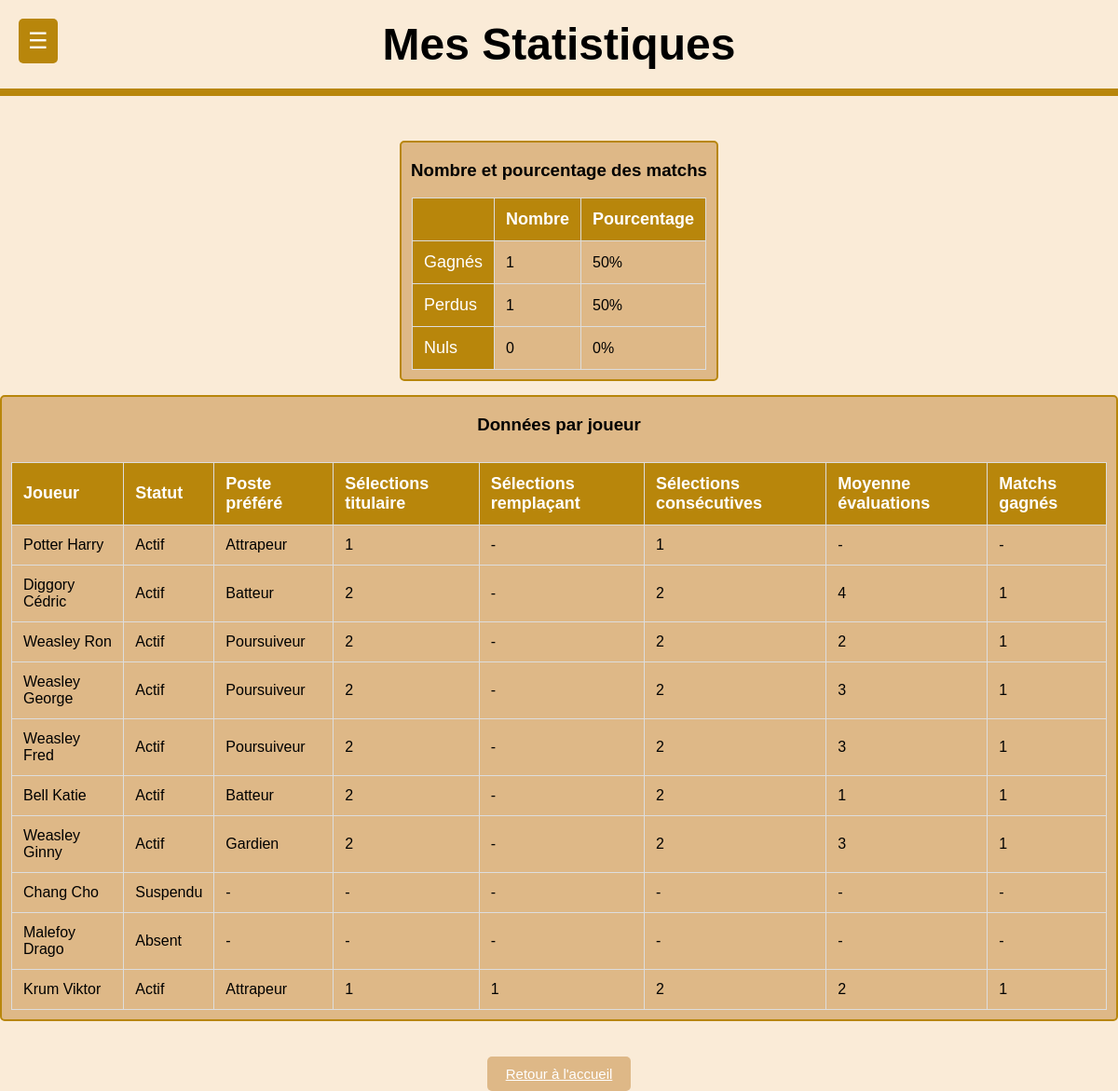
Page /php/pages/PageStatistiques.php (signed in) on the committed database.
### tables this page shows
CREATE TABLE IF NOT EXISTS Joueur(
   Numero_licence INT ,
   Nom VARCHAR(30) ,
   Prenom VARCHAR(30) ,
   Date_naissance DATE,
   Taille DECIMAL(4,1)  ,
   Poids DECIMAL(4,1)  ,
   Statut ENUM('Actif', 'Blessé', 'Suspendu', 'Absent') DEFAULT 'Actif',
   Photo VARCHAR(51),
   PRIMARY KEY(Numero_licence)
);

### php/requetesSql.php (called while the page is built, shortened)
<?php
        $select_joueur = "SELECT Numero_licence, Nom, Prenom, Statut, photo FROM Joueur";
        $select_match_concat_date_heure="SELECT Date_Match, Heure, Lieu_Rencontre, Nom_Equipe_Adverse, Resultat_Equipe, Resultat_Equipe_Adverse, Id_Match FROM Match_ WHERE CONCAT(Date_Match,' ',Heure) < :current_datetime";
        $poste_prefere ="SELECT p.Poste
                        FROM Participer p JOIN Joueur j ON p.Numero_licence = j.Numero_licence WHERE p.Id_Match = (
                        SELECT MAX(Id_Match) FROM Participer WHERE Numero_licence = p.Numero_licence )
                        AND j.Numero_licence = ?";
        $nb_titulaire ="SELECT COUNT(p.Titulaire) AS Titulaire
                        FROM Participer p
                        JOIN Joueur j ON p.Numero_licence = j.Numero_licence
                        WHERE p.Titulaire = 1
                        AND j.Numero_licence = ?
                        GROUP BY j.Numero_licence";
        $nb_remplacant ="SELECT COUNT(p.Titulaire) AS Remplacant
                        FROM Participer p
                        JOIN Joueur j ON p.Numero_licence = j.Numero_licence
                        WHERE p.Titulaire = 0
                        AND j.Numero_licence = ?
                        GROUP BY j.Numero_licence";
        $nb_selec_consecutive ="WITH OrderedMatches AS (SELECT p.Numero_licence, m.Id_Match, m.Date_Match,
                                ROW_NUMBER() OVER (PARTITION BY p.Numero_licence ORDER BY m.Date_Match) AS rn
                                FROM Participer p JOIN Match_ m ON p.Id_Match = m.Id_Match WHERE p.Numero_licence = ? ),
                                ConsecutiveGroups AS (SELECT  Numero_licence, Id_Match, Date_Match, rn, DATE_SUB(Date_Match, INTERVAL rn DAY) AS grp
                                FROM OrderedMatches)
                                SELECT Numero_licence, COUNT(*) AS ConsecutiveSelections FROM ConsecutiveGroups
                                GROUP BY Numero_licence, grp ORDER BY ConsecutiveSelections DESC LIMIT 1";
        $moyenne_eval ="SELECT p.Numero_licence, AVG(p.Evaluation) AS Moyenne_Evaluation
                        FROM Participer p
                        JOIN Joueur j ON p.Numero_licence = j.Numero_licence
                        JOIN Match_ m ON p.Id_Match = m.Id_Match
                        WHERE p.Numero_licence = ?
                        AND m.Date_Match < CURDATE()
                        GROUP BY p.Numero_licence";
        $participation_match_gagne="SELECT
                                    p.Numero_licence, COUNT(*) AS Nombre_Participations_Matchs_Gagnes
                                    FROM Participer p
                                    JOIN Joueur j ON p.Numero_licence = j.Numero_licence
                                    JOIN Match_ m ON p.Id_Match = m.Id_Match
                                    WHERE p.Numero_licence = ?
                                    AND m.Resultat_Equipe > m.Resultat_Equipe_Adverse
                                    GROUP BY p.Numero_licence";
?>

### php/pages/PageStatistiques.php (the view, shortened to what this page needs)
<?php
require('../bd/ConnexionBD.php');
require('../requetesSql.php');
$stmt = $linkpdo->prepare($select_match_concat_date_heure);
$stmt->execute(['current_datetime' => date('Y-m-d H:i:s')]);
$matchs = $stmt->fetchAll(PDO::FETCH_ASSOC);
$stmt = $linkpdo->prepare($select_joueur);
$stmt->execute();
$joueurs = $stmt->fetchAll(PDO::FETCH_ASSOC);
function getDataFromQuery($linkpdo, $requete, $joueur, $paramAttendu){
    $stmt = $linkpdo->prepare($requete);
    $stmt->execute([$joueur["Numero_licence"]]);
    $result = $stmt->fetch(PDO::FETCH_ASSOC);
    if ($result == FALSE){
        return "-";
    } else {
        $temp_value = $result[$paramAttendu];
        if (is_numeric($temp_value)) {
            $temp_value = (int)floatval($temp_value);
        }
        return $temp_value;
    }
}
$matchs_gagnes = 0;
$matchs_perdus = 0;
$matchs_nuls = 0;
foreach ($matchs as $match) {
    if ($match['Resultat_Equipe'] > $match['Resultat_Equipe_Adverse']) {
        $matchs_gagnes++;
    } elseif ($match['Resultat_Equipe'] < $match['Resultat_Equipe_Adverse']) {
        $matchs_perdus++;
    } else {
        $matchs_nuls++;
    }
}
$nombre_total_match = count($matchs);
$pourcentage_matchs_gagnes = $nombre_total_match > 0 ? round(($matchs_gagnes / $nombre_total_match) * 100, 2) : 0;
$pourcentage_matchs_perdus = $nombre_total_match > 0 ? round(($matchs_perdus / $nombre_total_match) * 100, 2) : 0;
$pourcentage_matchs_nuls = $nombre_total_match > 0 ? round(($matchs_nuls / $nombre_total_match) * 100, 2) : 0;
?>
<!DOCTYPE html>
<html lang="fr">
<head>
    <link href="../css/Statistiques.css" rel="stylesheet">
</head>
<body>
<header>Mes Statistiques</header>
    <div class="menu-container">
        <button class="menu-button">☰</button>
    </div>
    <div class="grid">
        <div class="un">
            <h3> Nombre et pourcentage des matchs </h3>
            <table>
            <thead>
                <tr>
                    <th></th>
                    <th>Nombre</th>
                    <th>Pourcentage</th>
                </tr>
            </thead>
            <tbody>
            <tr>
                    <td class="type">Gagnés</td>
                    <td><?php echo $matchs_gagnes; ?></td>
                    <td><?php echo $pourcentage_matchs_gagnes; ?>%</td>
                </tr>
                <tr>
                    <td class="type">Perdus</td>
                    <td><?php echo $matchs_perdus; ?></td>
                    <td><?php echo $pourcentage_matchs_perdus; ?>%</td>
                </tr>
                <tr>
                    <td class="type">Nuls</td>
                    <td><?php echo $matchs_nuls; ?></td>
                    <td><?php echo $pourcentage_matchs_nuls; ?>%</td>
                </tr>
            </tbody>
            </table>
        </div>
        <div class="deux">
            <h3> Données par joueur </h3>
            <div style="display:flex;">
                <table>
                    <thead>
                        <tr>
                            <th>Joueur</th>
                            <th>Statut</th>
                            <th>Poste préféré</th>
                            <th>Sélections titulaire</th>
                            <th>Sélections remplaçant</th>
                            <th>Sélections consécutives</th>
                            <th>Moyenne évaluations</th>
                            <th>Matchs gagnés</th>
                        </tr>
                    </thead>
                    <tbody>
                        <?php foreach ($joueurs as $joueur) :?>
                        <tr>
                            <td><?php echo htmlspecialchars($joueur['Nom']).' '.htmlspecialchars($joueur['Prenom']); ?></td>
                            <td><?php echo htmlspecialchars($joueur['Statut']); ?></td>
                            <td><?php echo htmlspecialchars(getDataFromQuery($linkpdo, $poste_prefere, $joueur, "Poste")); ?></td>
                            <td><?php echo htmlspecialchars(getDataFromQuery($linkpdo, $nb_titulaire, $joueur, "Titulaire")); ?></td>
                            <td><?php echo htmlspecialchars(getDataFromQuery($linkpdo, $nb_remplacant, $joueur, "Remplacant")); ?></td>
                            <td><?php echo htmlspecialchars(getDataFromQuery($linkpdo, $nb_selec_consecutive, $joueur, "ConsecutiveSelections")); ?></td>
                            <td><?php echo htmlspecialchars(getDataFromQuery($linkpdo, $moyenne_eval, $joueur, "Moyenne_Evaluation")); ?></td>
                            <td><?php echo htmlspecialchars(getDataFromQuery($linkpdo, $participation_match_gagne, $joueur, "Nombre_Participations_Matchs_Gagnes")); ?></td>
                        </tr>
                        <?php endforeach;?>
                    </tbody>
                </table>
            </div>
        </div>
    </div>
<a class="return" href="PageAccueil.php">Retour à l'accueil</a>
</body>
</html>

### php/css/Statistiques.css (style rules this page uses)
body { font-family: Arial, sans-serif; text-align: center; margin: 0; padding: 0; background-color: antiquewhite; }
header { background-color: antiquewhite; padding: 20px; font-size: 48px; font-weight: bold; border-bottom: 8px solid darkgoldenrod; }
table { margin: 10px auto; border-collapse: collapse; }
th, td { padding: 12px; text-align: left; border: 1px solid #ddd; }
th { background-color: darkgoldenrod; color: white; font-size: 18px; }
td { background-color: burlywood; }
.type { background-color: darkgoldenrod; color: white; font-size: 18px; }
.return { padding: 10px 20px; background-color: burlywood; color: white; border: none; cursor: pointer; border-radius: 5px; font-size: 15px; margin-top: 20px; transition: background-color 0.2s ease; }
.menu-container { position: absolute; top: 20px; left: 20px; }
.menu-button { background-color: darkgoldenrod; color: white; padding: 10px; border: none; border-radius: 5px; cursor: pointer; font-size: 24px; }
.grid { display: flex; flex-direction: column; justify-content: center; align-items: center; gap: 15px; margin-top: 4%; margin-bottom: 4%; }
.un { padding: 0px 10px; background-color: burlywood; border-radius: 5px; border: 2px solid darkgoldenrod; }
.deux { padding: 0px 10px; background-color: burlywood; border-radius: 5px; border: 2px solid darkgoldenrod; }

### rows in the picture
joueur: Nom "Potter", Prenom "Harry", Statut "Actif", joueur "Attrapeur", joueur "1", joueur "-"
joueur: Nom "Diggory", Prenom "Cédric", Statut "Actif", joueur "Batteur", joueur "2", joueur "-", joueur "4", joueur "1"
joueur: Nom "Weasley", Prenom "Ron", Statut "Actif", joueur "Poursuiveur", joueur "2", joueur "-", joueur "1"
joueur: Nom "Weasley", Prenom "George", Statut "Actif", joueur "Poursuiveur", joueur "2", joueur "-", joueur "3", joueur "1"
joueur: Nom "Weasley", Prenom "Fred", Statut "Actif", joueur "Poursuiveur", joueur "2", joueur "-", joueur "3", joueur "1"
joueur: Nom "Bell", Prenom "Katie", Statut "Actif", joueur "Batteur", joueur "2", joueur "-", joueur "1"
joueur: Nom "Weasley", Prenom "Ginny", Statut "Actif", joueur "Gardien", joueur "2", joueur "-", joueur "3", joueur "1"
joueur: Nom "Chang", Prenom "Cho", Statut "Suspendu", joueur "-"
joueur: Nom "Malefoy", Prenom "Drago", Statut "Absent", joueur "-"
joueur: Nom "Krum", Prenom "Viktor", Statut "Actif", joueur "Attrapeur", joueur "1", joueur "2"

### other values in the picture
$matchs_gagnes "1"
$pourcentage_matchs_gagnes "50"
$matchs_perdus "1"
$pourcentage_matchs_perdus "50"
$matchs_nuls "0"
$pourcentage_matchs_nuls "0"
